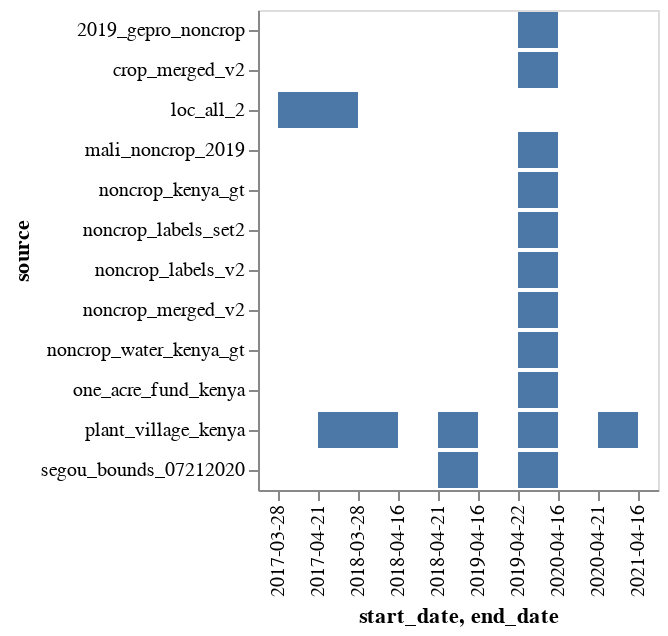

The notebook cell saved with this chart:
### Code cell
alt.Chart(date_ranges).mark_bar().encode(
    x='start_date',
    x2='end_date',
    y='source'
)

### Figure 1 — Vega-Lite specification as saved in the notebook (floating-point values rounded to 4 significant figures)
{"config": {"view": {"continuousWidth": 400, "continuousHeight": 300}}, "data": {"name": "data-db6819f4b6a22f7eddc11f26953196b1"}, "mark": "bar", "encoding": {"x": {"type": "nominal", "field": "start_date"}, "x2": {"field": "end_date"}, "y": {"type": "nominal", "field": "source"}}, "$schema": "https://vega.github.io/schema/vega-lite/v4.8.1.json", "datasets": {"data-db6819f4b6a22f7eddc11f26953196b1": [{"start_date": "2017-03-28", "end_date": "2018-03-28", "source": "loc_all_2", "Country": "global"}, {"start_date": "2019-04-22", "end_date": "2020-04-16", "source": "noncrop_labels_v2", "Country": "Kenya"}, {"start_date": "2019-04-22", "end_date": "2020-04-16", "source": "noncrop_labels_set2", "Country": "Kenya"}, {"start_date": "2019-04-22", "end_date": "2020-04-16", "source": "2019_gepro_noncrop", "Country": "Kenya"}, {"start_date": "2019-04-22", "end_date": "2020-04-16", "source": "noncrop_water_kenya_gt", "Country": "Kenya"}, {"start_date": "2019-04-22", "end_date": "2020-04-16", "source": "noncrop_kenya_gt", "Country": "Kenya"}, {"start_date": "2019-04-22", "end_date": "2020-04-16", "source": "one_acre_fund_kenya", "Country": "Kenya"}, {"start_date": "2018-04-21", "end_date": "2019-04-16", "source": "plant_village_kenya", "Country": "Kenya"}, {"start_date": "2019-04-22", "end_date": "2020-04-16", "source": "plant_village_kenya", "Country": "Kenya"}, {"start_date": "2020-04-21", "end_date": "2021-04-16", "source": "plant_village_kenya", "Country": "Kenya"}, {"start_date": "2017-04-21", "end_date": "2018-04-16", "source": "plant_village_kenya", "Country": "Kenya"}, {"start_date": "2019-04-22", "end_date": "2020-04-16", "source": "mali_noncrop_2019", "Country": "Mali"}, {"start_date": "2018-04-21", "end_date": "2019-04-16", "source": "segou_bounds_07212020", "Country": "Mali"}, {"start_date": "2019-04-22", "end_date": "2020-04-16", "source": "segou_bounds_07212020", "Country": "Mali"}, {"start_date": "2019-04-22", "end_date": "2020-04-16", "source": "crop_merged_v2", "Country": "Togo"}, {"start_date": "2019-04-22", "end_date": "2020-04-16", "source": "noncrop_merged_v2", "Country": "Togo"}]}}
